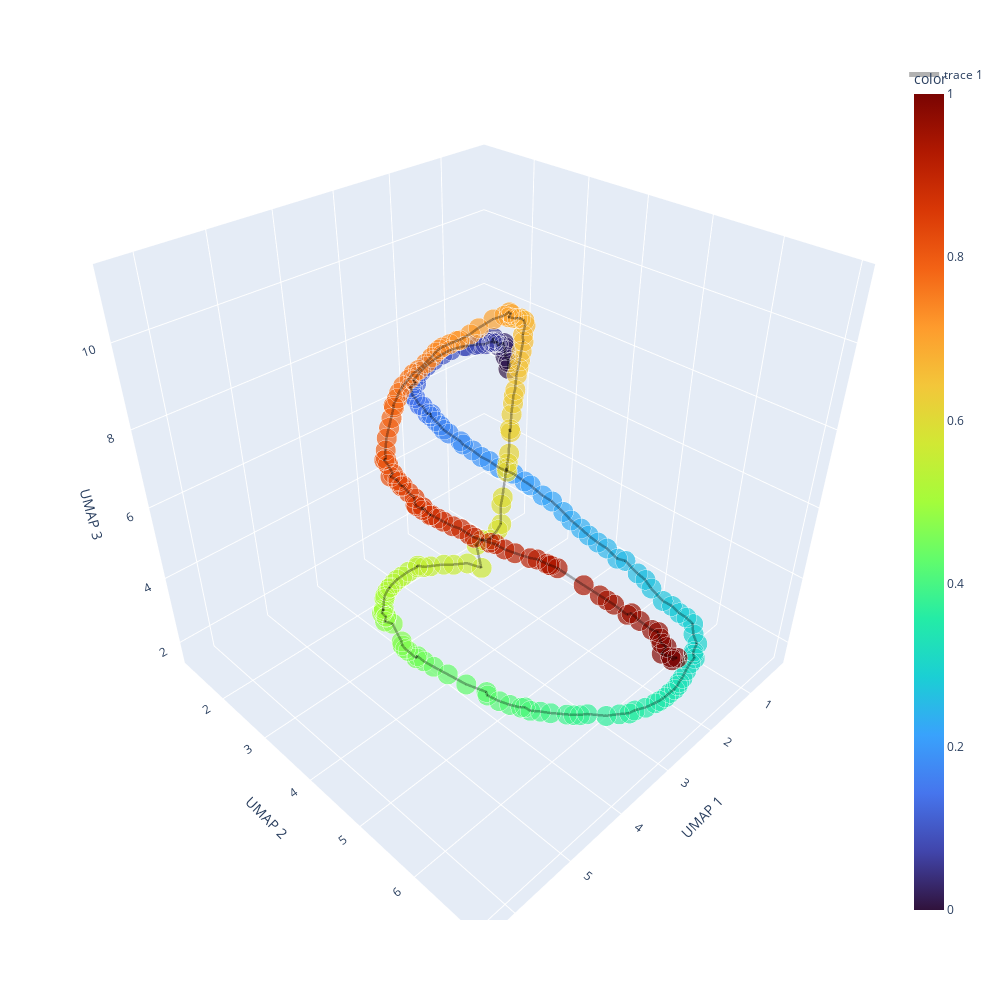

The cell this chart's notebook holds for it:
### Code cell
fig = px.scatter_3d(x=u[:,0], y=u[:,1], z=u[:,2], 
                    color=np.linspace(0, 1, len(u)), 
                    color_continuous_scale ='turbo', 
                    size=np.ones(len(u)), width=1000, height=1000)
fig.add_scatter3d(x=u[:,0], y=u[:,1], z=u[:,2], mode='lines', opacity=0.3,
                  marker=dict(color='rgb(0, 0, 0)',
                              size=10),
                  line=dict(width=5))
fig.update_layout(scene = dict(
                    xaxis_title='UMAP 1',
                    yaxis_title='UMAP 2',
                    zaxis_title='UMAP 3'))
fig.update_layout(scene = dict(aspectmode='cube'))
fig.show()

### Figure 1 — Plotly figure (JSON) as saved in the notebook; plotly's stock layout.template omitted (floating-point values rounded to 4 significant figures; data arrays with more than 128 entries replaced by an {"elided": "..."} marker saying what was removed)
{"data": [{"hovertemplate": "x=%{x}<br>y=%{y}<br>z=%{z}<br>size=%{marker.size}<br>color=%{marker.color}<extra></extra>", "legendgroup": "", "marker": {"color": {"elided": "241 float values"}, "coloraxis": "coloraxis", "size": {"elided": "241 int values"}, "sizemode": "area", "sizeref": 0.0025, "symbol": "circle"}, "mode": "markers", "name": "", "scene": "scene", "showlegend": false, "type": "scatter3d", "x": {"elided": "241 float values"}, "y": {"elided": "241 float values"}, "z": {"elided": "241 float values"}}, {"line": {"width": 5}, "marker": {"color": "rgb(0, 0, 0)", "size": 10}, "mode": "lines", "opacity": 0.3, "type": "scatter3d", "x": {"elided": "241 float values"}, "y": {"elided": "241 float values"}, "z": {"elided": "241 float values"}}], "layout": {"coloraxis": {"colorbar": {"title": {"text": "color"}}, "colorscale": [[0, "#30123b"], [0.07143, "#4145ab"], [0.1429, "#4675ed"], [0.2143, "#39a2fc"], [0.2857, "#1bcfd4"], [0.3571, "#24eca6"], [0.4286, "#61fc6c"], [0.5, "#a4fc3b"], [0.5714, "#d1e834"], [0.6429, "#f3c63a"], [0.7143, "#fe9b2d"], [0.7857, "#f36315"], [0.8571, "#d93806"], [0.9286, "#b11901"], [1, "#7a0402"]]}, "height": 1000, "legend": {"itemsizing": "constant", "tracegroupgap": 0}, "margin": {"t": 60}, "scene": {"aspectmode": "cube", "domain": {"x": [0, 1], "y": [0, 1]}, "xaxis": {"title": {"text": "UMAP 1"}}, "yaxis": {"title": {"text": "UMAP 2"}}, "zaxis": {"title": {"text": "UMAP 3"}}}, "width": 1000}}
